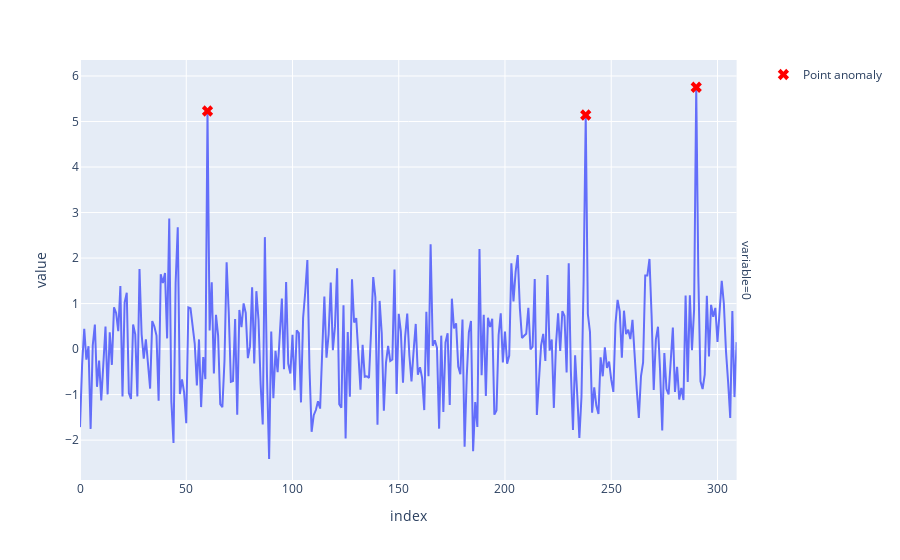

Write notebook code for a chart like this one.
### Markdown cell above
Detect individual data points that are different from the rest of the data.

### Code cell
import numpy as np

from utils import plot_point_anomaly_illustration

df_3outliers = pd.DataFrame(np.random.normal(0, 1, n))
outliers = [60, 238, 290]
df_3outliers.iloc[outliers] = np.random.uniform(
    4, 8, (len(outliers), df_3outliers.shape[1])
)
plot_point_anomaly_illustration(df_3outliers, outliers)

### Figure 1 — Plotly figure (JSON) as saved in the notebook; plotly's stock layout.template omitted (floating-point values rounded to 4 significant figures; data arrays with more than 128 entries replaced by an {"elided": "..."} marker saying what was removed)
{"data": [{"hovertemplate": "variable=0<br>index=%{x}<br>value=%{y}<extra></extra>", "legendgroup": "", "line": {"color": "#636efa", "dash": "solid"}, "marker": {"symbol": "circle"}, "mode": "lines", "name": "", "orientation": "v", "showlegend": false, "type": "scatter", "x": {"elided": "310 int values"}, "xaxis": "x", "y": {"elided": "310 float values"}, "yaxis": "y"}, {"marker": {"color": "red", "size": 10, "symbol": "x"}, "mode": "markers", "name": "Point anomaly", "type": "scatter", "x": [60, 238, 290], "y": [5.232, 5.143, 5.753]}], "layout": {"annotations": [{"font": {}, "showarrow": false, "text": "variable=0", "textangle": 90, "x": 0.98, "xanchor": "left", "xref": "paper", "y": 0.5, "yanchor": "middle", "yref": "paper"}], "legend": {"tracegroupgap": 0}, "margin": {"t": 60}, "xaxis": {"anchor": "y", "domain": [0, 0.98], "title": {"text": "index"}}, "yaxis": {"anchor": "x", "domain": [0, 1], "title": {"text": "value"}}}}
